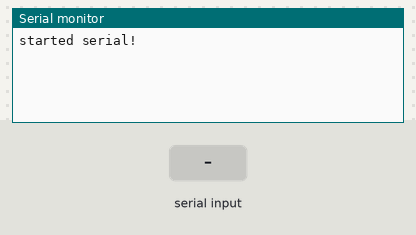
This sketch was run on a simulated Arduino Uno, built with avr-gcc and run on an emulated ATmega328P. Shown: the last lines printed to the serial monitor. Inputs (shaded band) come from the test bench.

Above: at 1.2 s.
1.3 s: "1" received over the second serial link
At 2.5 s:
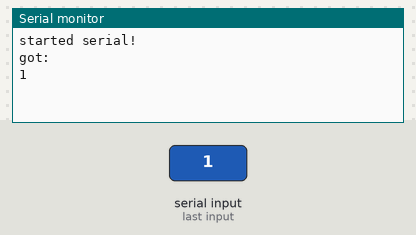
2.8 s: "0" received over the second serial link
At 3.6 s:
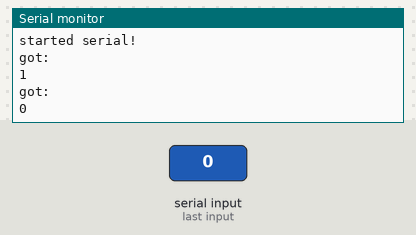
4.3 s: "2" received over the second serial link
At 4.7 s:
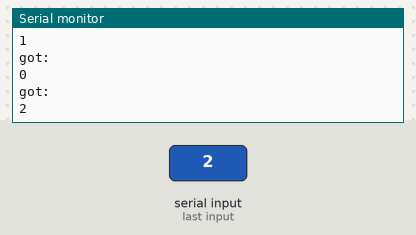

The sketch:

test_esp_send_32bytes.ino
```cpp
#include <SoftwareSerial.h>

#define rxPin 14
#define txPin 12

SoftwareSerial mySerial = SoftwareSerial(rxPin, txPin);

char buf[32];
int i = 0;

void setup() {
  // put your setup code here, to run once:
  Serial.begin(115200);
  Serial.println("\nstarted serial!\n");
  pinMode(rxPin, INPUT);
  pinMode(txPin, OUTPUT);

  mySerial.begin(9600);

}

void loop() {
  // Note: commented out code works just fine when you
  // only send one byte from pi to esp!
  /*if (mySerial.read() == 'a') {
    Serial.println("received message!\n");
    mySerial.print("abcdefghijklmnopqrstuvwxyzabcdef");
  }*/
  // The following reads in garbage and send garbage back
  if (mySerial.available()) {
    buf[i] = mySerial.read();
    Serial.println("got: ");
    Serial.println(buf[i]);
    i++;
  }
  if (i > 25) {
    Serial.println(i);
    mySerial.print("abcdefghijklmnopqrstuvwxyzabcdef");
  }
}
```

Measured:
- after the input at 1.3 s, the serial monitor: prints a new line at once (image 1)
- after the input at 2.8 s, the serial monitor: prints a new line at once (image 2)
- after the input at 4.3 s, the serial monitor: prints a new line at once (image 3)
